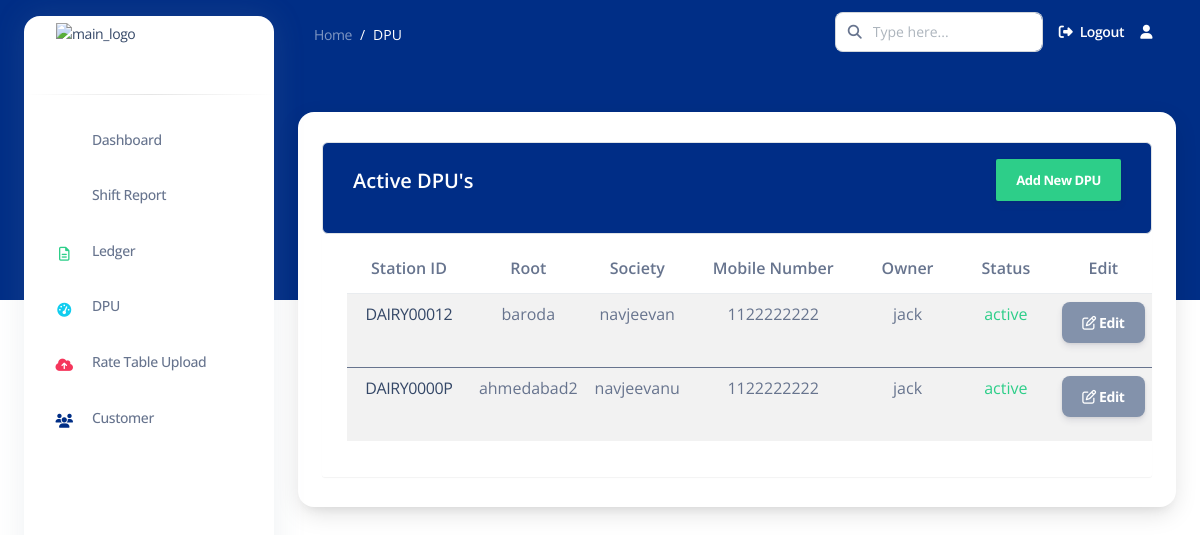
Page /active_dpu/ (signed in) on the committed database.
### apps/common/models.py (models this page shows, shortened)
class DPU(models.Model):
    user = models.ForeignKey(User, on_delete=models.CASCADE)
    location = models.CharField(max_length=255)
    st_id = models.CharField(max_length=50, unique=True, primary_key=True)  # Renamed from dpu_id to st_id
    society = models.CharField(max_length=255)
    mobile_number = models.CharField(max_length=15)
    owner = models.CharField(max_length=255)
    STATUS_CHOICES = [
        ('active', 'Active'),
        ('deactivated', 'Deactivated'),
    ]
    status = models.CharField(max_length=20, choices=STATUS_CHOICES, default='active')
    date = models.DateTimeField(auto_now_add=True)  # Automatically set on creation

### apps/common/views.py (the view)
# urls.py: path('active_dpu/', active_dpu, name='active_dpu'),
def active_dpu(request):
    active_dpu_list = DPU.objects.filter(user=request.user)
    return render(request, 'common/active_dpu.html', {'active_dpu_list': active_dpu_list})

### templates/common/active_dpu.html (shortened to what this page needs)
{% extends 'base2.html' %}
{% load static %}
{% load crispy_forms_tags %}
{% block content %}
<nav class="navbar navbar-main navbar-expand-lg px-0 mx-4 shadow-none border-radius-xl " id="navbarBlur"
    data-scroll="false">
    <div class="container-fluid py-1 px-3">
        <nav aria-label="breadcrumb">
            <ol class="breadcrumb bg-transparent mb-0 pb-0 pt-1 px-0 me-sm-6 me-5">
                <li class="breadcrumb-item text-sm"><a class="opacity-5 text-white" href="">Home</a>
                </li>
                <li class="breadcrumb-item text-sm text-white active" aria-current="page">DPU</li>
            </ol>
        </nav>
        <div class="collapse navbar-collapse mt-sm-0 mt-2 me-md-0 me-sm-4" id="navbar">
            <div class="ms-md-auto pe-md-3 d-flex align-items-center">
                <div class="input-group">
                    <span class="input-group-text text-body"><i class="fas fa-search" aria-hidden="true"></i></span>
                    <input type="text" class="form-control" placeholder="Type here...">
                </div>
            </div>
            <ul class="navbar-nav  justify-content-end">
                <li class="nav-item d-flex align-items-center">
                    <a href="{% url 'logout' %}" class="nav-link text-white font-weight-bold px-0">
                        <i class="fa fa-sign-out me-sm-1"></i>
                        <span class="d-sm-inline d-none">Logout</span>
                    </a>
                </li>
                <li class="nav-item dropdown pe-2 px-3 d-flex align-items-center">
                    <a href="javascript:;" class="nav-link text-white p-0" id="dropdownMenuButton"
                        data-bs-toggle="dropdown" aria-expanded="false">
                        <i class="fa fa-user cursor-pointer"></i>
                    </a>
                </li>
            </ul>
        </div>
    </div>
</nav>
<div class="container-fluid mt-5">
    <div class="card o-hidden border-0 shadow-lg mt-5">
        <div class="container">
            <div class="table-wrapper table-responsive">
                <div class="table-title border rounded">
                    <div class="row">
                        <div class="col-sm-6">
                            <h5 class="text-white mt-2">Active DPU's</h5>
                        </div>
                        <div class="col-md-6">
                            <a href="{% url 'add_dpu' %}" class="btn btn-success"> <span>Add New DPU</span></a>
                        </div>
                    </div>
                </div>
                <table class="table table-striped table-hover rounded table-responsive">
                    <thead>
                        <tr>
                            <th>Station ID</th>
                            <th>Root</th>
                            <th>Society</th>
                            <th>Mobile Number</th>
                            <th>Owner</th>
                            <th>Status</th>
                            <th>Edit</th>
                        </tr>
                    </thead>
                    {% for dpu in active_dpu_list %}
                    <tbody>
                        <tr class="align-items-center text-align-center rounded">
                            <td><a href="{% url 'dpudetails' dpuid=dpu.st_id %}">{{ dpu.st_id }}</a></td>
                            <td> {{ dpu.location }} </td>
                            <td>{{ dpu.society }}</td>
                            <td>{{ dpu.mobile_number }}</td>
                            <td>{{ dpu.owner }}</td>
                            <td class="{% if dpu.status == 'active' %}text-success{% else %}text-danger{% endif %}">
                                {{ dpu.status }}
                            </td>
                            <td> <a href="{% url 'edit_dpu' st_id=dpu.st_id %}" class="btn bg-secondary text-white">
                                <i class="fa fa-edit"></i> Edit
                            </a></td>
                        </tr>
                    </tbody>
                    {% endfor %}
                </table>
            </div>
        </div>
    </div>
</div>
{% endblock content %}

### templates/common/active_dpu.html (style rules this page uses)
.table-wrapper { background: #fff; padding: 20px 25px; margin: 30px 0; border-radius: 3px; box-shadow: 0 1px 1px rgba(0, 0, 0, .05); }
.table-title { padding-bottom: 1px; background: #002d86; color: #fff !important; padding: 16px 30px; margin: -20px -25px 10px; border-radius: 3px 3px 0 0; }
.table-title .btn { color: #fff; float: right; font-size: 13px; border: none; min-width: 50px; border-radius: 2px; border: none; outline: none !important; margin-left: 10px; }
.table-title .btn span { float: left; margin-top: 2px; }
tr { text-align: center; }
td { padding: 1px; text-align: center; }

### rows in the picture
DPU: st_id "DAIRY00012", location "baroda", society "navjeevan", mobile_number "1122222222", owner "jack", status "active"
DPU: st_id "DAIRY0000P", location "ahmedabad2", society "navjeevanu", mobile_number "1122222222", owner "jack", status "active"
